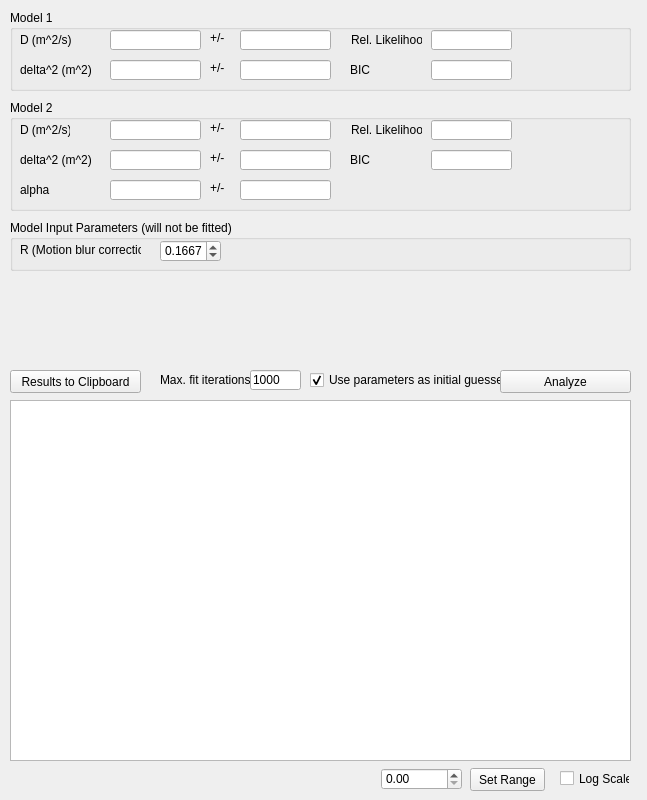
<?xml version="1.0" encoding="UTF-8"?>
<ui version="4.0">
 <class>Form</class>
 <widget class="QWidget" name="Form">
  <property name="geometry">
   <rect>
    <x>0</x>
    <y>0</y>
    <width>647</width>
    <height>800</height>
   </rect>
  </property>
  <property name="windowTitle">
   <string>Form</string>
  </property>
  <widget class="QCheckBox" name="checkBoxLogPlot">
   <property name="geometry">
    <rect>
     <x>560</x>
     <y>770</y>
     <width>70</width>
     <height>17</height>
    </rect>
   </property>
   <property name="text">
    <string>Log Scale</string>
   </property>
  </widget>
  <widget class="QGroupBox" name="groupBoxModel1">
   <property name="geometry">
    <rect>
     <x>10</x>
     <y>10</y>
     <width>621</width>
     <height>81</height>
    </rect>
   </property>
   <property name="title">
    <string>Model 1</string>
   </property>
   <widget class="QLineEdit" name="lineEditParam1_1">
    <property name="geometry">
     <rect>
      <x>100</x>
      <y>20</y>
      <width>91</width>
      <height>20</height>
     </rect>
    </property>
   </widget>
   <widget class="QLineEdit" name="lineEditParam2_1">
    <property name="geometry">
     <rect>
      <x>100</x>
      <y>50</y>
      <width>91</width>
      <height>20</height>
     </rect>
    </property>
   </widget>
   <widget class="QLabel" name="labelParam1_1">
    <property name="geometry">
     <rect>
      <x>10</x>
      <y>20</y>
      <width>71</width>
      <height>20</height>
     </rect>
    </property>
    <property name="text">
     <string>D (m^2/s)</string>
    </property>
   </widget>
   <widget class="QLabel" name="labelParam2_1">
    <property name="geometry">
     <rect>
      <x>10</x>
      <y>50</y>
      <width>71</width>
      <height>20</height>
     </rect>
    </property>
    <property name="text">
     <string>delta^2 (m^2)</string>
    </property>
   </widget>
   <widget class="QLineEdit" name="lineEditRelLikelihood_1">
    <property name="geometry">
     <rect>
      <x>421</x>
      <y>20</y>
      <width>81</width>
      <height>20</height>
     </rect>
    </property>
   </widget>
   <widget class="QLineEdit" name="lineEditBIC_1">
    <property name="geometry">
     <rect>
      <x>421</x>
      <y>50</y>
      <width>81</width>
      <height>20</height>
     </rect>
    </property>
   </widget>
   <widget class="QLabel" name="labelRelLikelihood_1">
    <property name="geometry">
     <rect>
      <x>341</x>
      <y>20</y>
      <width>71</width>
      <height>20</height>
     </rect>
    </property>
    <property name="text">
     <string>Rel. Likelihood</string>
    </property>
   </widget>
   <widget class="QLabel" name="labelBIC_1">
    <property name="geometry">
     <rect>
      <x>340</x>
      <y>50</y>
      <width>71</width>
      <height>20</height>
     </rect>
    </property>
    <property name="text">
     <string>BIC</string>
    </property>
   </widget>
   <widget class="QLineEdit" name="lineEditParam1Error_1">
    <property name="geometry">
     <rect>
      <x>230</x>
      <y>20</y>
      <width>91</width>
      <height>20</height>
     </rect>
    </property>
   </widget>
   <widget class="QLineEdit" name="lineEditParam2Error_1">
    <property name="geometry">
     <rect>
      <x>230</x>
      <y>50</y>
      <width>91</width>
      <height>20</height>
     </rect>
    </property>
   </widget>
   <widget class="QLabel" name="label">
    <property name="geometry">
     <rect>
      <x>200</x>
      <y>20</y>
      <width>21</width>
      <height>16</height>
     </rect>
    </property>
    <property name="text">
     <string>+/-</string>
    </property>
   </widget>
   <widget class="QLabel" name="label_2">
    <property name="geometry">
     <rect>
      <x>200</x>
      <y>50</y>
      <width>21</width>
      <height>16</height>
     </rect>
    </property>
    <property name="text">
     <string>+/-</string>
    </property>
   </widget>
  </widget>
  <widget class="QPushButton" name="pushButtonClipboard">
   <property name="geometry">
    <rect>
     <x>10</x>
     <y>370</y>
     <width>131</width>
     <height>23</height>
    </rect>
   </property>
   <property name="text">
    <string>Results to Clipboard</string>
   </property>
  </widget>
  <widget class="QGroupBox" name="groupBoxModel2">
   <property name="geometry">
    <rect>
     <x>10</x>
     <y>100</y>
     <width>621</width>
     <height>111</height>
    </rect>
   </property>
   <property name="title">
    <string>Model 2</string>
   </property>
   <widget class="QLineEdit" name="lineEditParam1_2">
    <property name="geometry">
     <rect>
      <x>100</x>
      <y>20</y>
      <width>91</width>
      <height>20</height>
     </rect>
    </property>
   </widget>
   <widget class="QLineEdit" name="lineEditParam2_2">
    <property name="geometry">
     <rect>
      <x>100</x>
      <y>50</y>
      <width>91</width>
      <height>20</height>
     </rect>
    </property>
   </widget>
   <widget class="QLabel" name="labelParam1_2">
    <property name="geometry">
     <rect>
      <x>10</x>
      <y>20</y>
      <width>50</width>
      <height>20</height>
     </rect>
    </property>
    <property name="text">
     <string>D (m^2/s)</string>
    </property>
   </widget>
   <widget class="QLabel" name="labelParam2_2">
    <property name="geometry">
     <rect>
      <x>10</x>
      <y>50</y>
      <width>71</width>
      <height>20</height>
     </rect>
    </property>
    <property name="text">
     <string>delta^2 (m^2)</string>
    </property>
   </widget>
   <widget class="QLineEdit" name="lineEditRelLikelihood_2">
    <property name="geometry">
     <rect>
      <x>421</x>
      <y>20</y>
      <width>81</width>
      <height>20</height>
     </rect>
    </property>
   </widget>
   <widget class="QLineEdit" name="lineEditBIC_2">
    <property name="geometry">
     <rect>
      <x>421</x>
      <y>50</y>
      <width>81</width>
      <height>20</height>
     </rect>
    </property>
   </widget>
   <widget class="QLabel" name="labelRelLikelihood_2">
    <property name="geometry">
     <rect>
      <x>341</x>
      <y>20</y>
      <width>71</width>
      <height>20</height>
     </rect>
    </property>
    <property name="text">
     <string>Rel. Likelihood</string>
    </property>
   </widget>
   <widget class="QLabel" name="labelBIC_2">
    <property name="geometry">
     <rect>
      <x>340</x>
      <y>50</y>
      <width>71</width>
      <height>20</height>
     </rect>
    </property>
    <property name="text">
     <string>BIC</string>
    </property>
   </widget>
   <widget class="QLineEdit" name="lineEditParam3_2">
    <property name="geometry">
     <rect>
      <x>100</x>
      <y>80</y>
      <width>91</width>
      <height>20</height>
     </rect>
    </property>
   </widget>
   <widget class="QLabel" name="labelParam3_2">
    <property name="geometry">
     <rect>
      <x>10</x>
      <y>80</y>
      <width>71</width>
      <height>20</height>
     </rect>
    </property>
    <property name="text">
     <string>alpha</string>
    </property>
   </widget>
   <widget class="QLineEdit" name="lineEditParam1Error_2">
    <property name="geometry">
     <rect>
      <x>230</x>
      <y>20</y>
      <width>91</width>
      <height>20</height>
     </rect>
    </property>
   </widget>
   <widget class="QLineEdit" name="lineEditParam2Error_2">
    <property name="geometry">
     <rect>
      <x>230</x>
      <y>50</y>
      <width>91</width>
      <height>20</height>
     </rect>
    </property>
   </widget>
   <widget class="QLineEdit" name="lineEditParam3Error_2">
    <property name="geometry">
     <rect>
      <x>230</x>
      <y>80</y>
      <width>91</width>
      <height>20</height>
     </rect>
    </property>
   </widget>
   <widget class="QLabel" name="label_3">
    <property name="geometry">
     <rect>
      <x>200</x>
      <y>20</y>
      <width>21</width>
      <height>16</height>
     </rect>
    </property>
    <property name="text">
     <string>+/-</string>
    </property>
   </widget>
   <widget class="QLabel" name="label_4">
    <property name="geometry">
     <rect>
      <x>200</x>
      <y>50</y>
      <width>21</width>
      <height>16</height>
     </rect>
    </property>
    <property name="text">
     <string>+/-</string>
    </property>
   </widget>
   <widget class="QLabel" name="label_5">
    <property name="geometry">
     <rect>
      <x>200</x>
      <y>80</y>
      <width>21</width>
      <height>16</height>
     </rect>
    </property>
    <property name="text">
     <string>+/-</string>
    </property>
   </widget>
  </widget>
  <widget class="QPushButton" name="pushButtonAnalyze">
   <property name="geometry">
    <rect>
     <x>500</x>
     <y>370</y>
     <width>131</width>
     <height>23</height>
    </rect>
   </property>
   <property name="text">
    <string>Analyze</string>
   </property>
  </widget>
  <widget class="ModelFitWidget" name="plot">
   <property name="geometry">
    <rect>
     <x>10</x>
     <y>400</y>
     <width>621</width>
     <height>361</height>
    </rect>
   </property>
  </widget>
  <widget class="QDoubleSpinBox" name="doubleSpinBoxRange">
   <property name="geometry">
    <rect>
     <x>381</x>
     <y>768</y>
     <width>81</width>
     <height>22</height>
    </rect>
   </property>
   <property name="maximum">
    <double>10000.000000000000000</double>
   </property>
  </widget>
  <widget class="QPushButton" name="pushButtonSetRange">
   <property name="geometry">
    <rect>
     <x>470</x>
     <y>768</y>
     <width>75</width>
     <height>23</height>
    </rect>
   </property>
   <property name="text">
    <string>Set Range</string>
   </property>
  </widget>
  <widget class="QCheckBox" name="checkBoxUseInitial">
   <property name="geometry">
    <rect>
     <x>310</x>
     <y>370</y>
     <width>191</width>
     <height>20</height>
    </rect>
   </property>
   <property name="text">
    <string>Use parameters as initial guesses</string>
   </property>
   <property name="checked">
    <bool>true</bool>
   </property>
  </widget>
  <widget class="QLabel" name="labelMaxIt">
   <property name="geometry">
    <rect>
     <x>160</x>
     <y>370</y>
     <width>91</width>
     <height>20</height>
    </rect>
   </property>
   <property name="text">
    <string>Max. fit iterations</string>
   </property>
  </widget>
  <widget class="QLineEdit" name="lineEditMaxIt">
   <property name="geometry">
    <rect>
     <x>250</x>
     <y>370</y>
     <width>51</width>
     <height>20</height>
    </rect>
   </property>
   <property name="text">
    <string>1000</string>
   </property>
  </widget>
  <widget class="QGroupBox" name="groupBoxInputParam">
   <property name="geometry">
    <rect>
     <x>10</x>
     <y>220</y>
     <width>621</width>
     <height>51</height>
    </rect>
   </property>
   <property name="title">
    <string>Model Input Parameters (will not be fitted)</string>
   </property>
   <widget class="QLabel" name="labelInputParam1">
    <property name="geometry">
     <rect>
      <x>10</x>
      <y>20</y>
      <width>121</width>
      <height>20</height>
     </rect>
    </property>
    <property name="text">
     <string>R (Motion blur correction)</string>
    </property>
   </widget>
   <widget class="QDoubleSpinBox" name="doubleSpinBoxInputParam1">
    <property name="geometry">
     <rect>
      <x>150</x>
      <y>20</y>
      <width>61</width>
      <height>22</height>
     </rect>
    </property>
    <property name="decimals">
     <number>4</number>
    </property>
    <property name="maximum">
     <double>0.250000000000000</double>
    </property>
    <property name="singleStep">
     <double>0.010000000000000</double>
    </property>
    <property name="value">
     <double>0.166700000000000</double>
    </property>
   </widget>
  </widget>
 </widget>
 <customwidgets>
  <customwidget>
   <class>ModelFitWidget</class>
   <extends>QGraphicsView</extends>
   <header>trait2d_analysis_gui.tab.msd</header>
  </customwidget>
 </customwidgets>
 <resources/>
 <connections/>
</ui>
